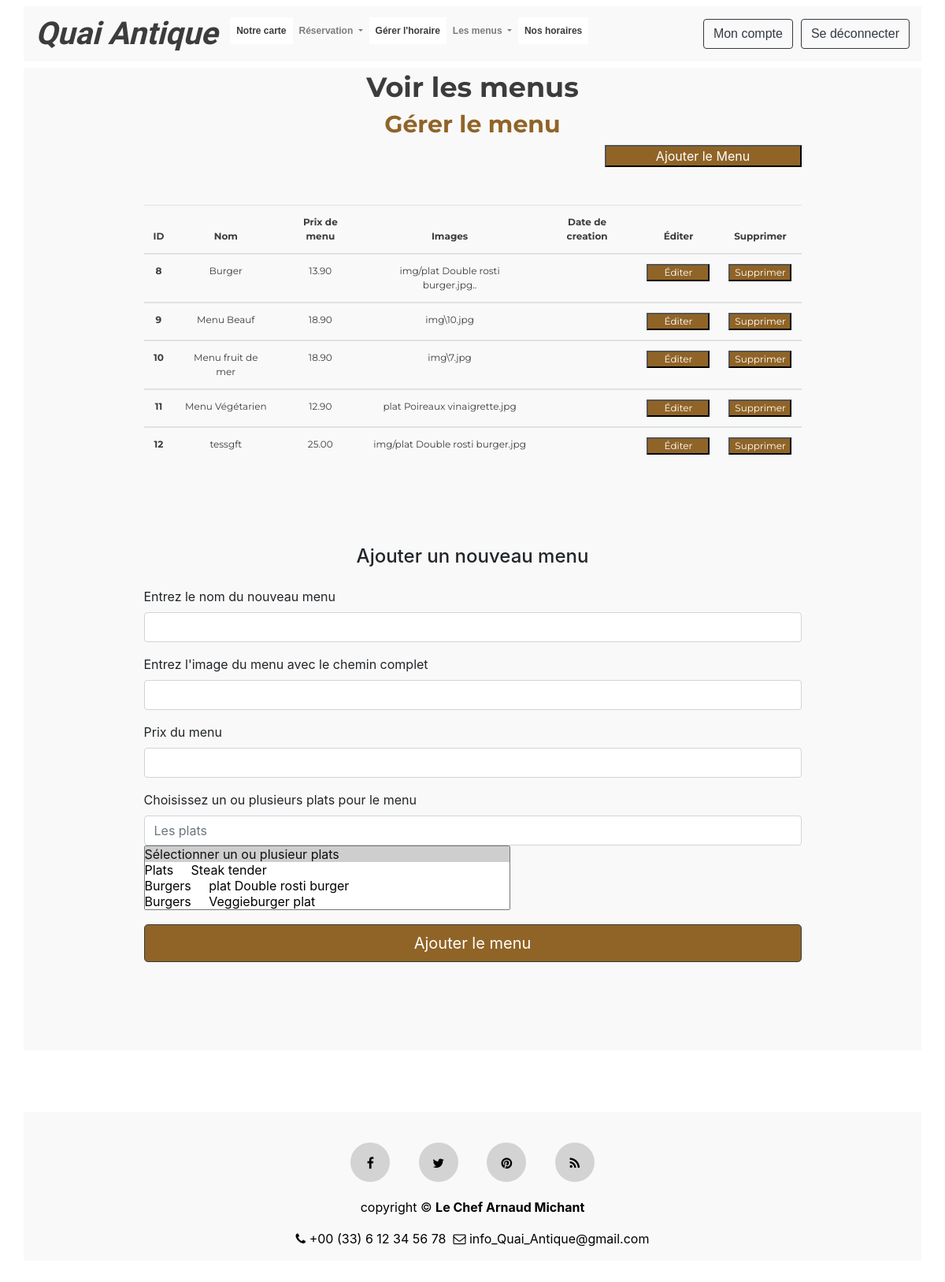
The page /view_menu.php (signed in) on the database as committed earlier.
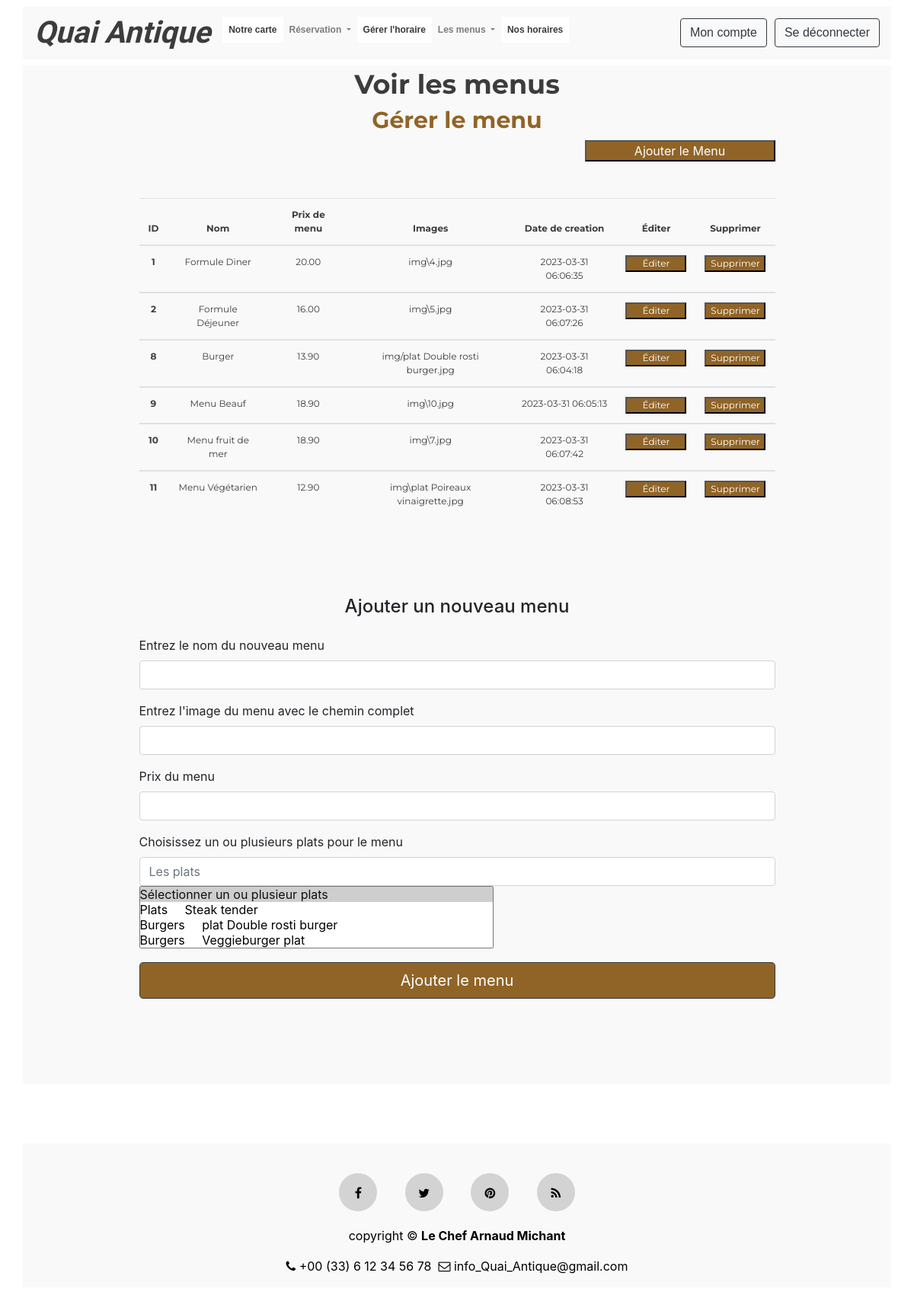
The same page on the database as committed later.
### tables this page shows
CREATE TABLE `menu` (
  `Id` int(11) NOT NULL,
  `name` varchar(200) NOT NULL,
  `price` decimal(10,2) NOT NULL,
  `menusession` varchar(100) DEFAULT NULL,
  `creationdate` timestamp NOT NULL DEFAULT CURRENT_TIMESTAMP ON UPDATE CURRENT_TIMESTAMP,
  `image` varchar(200) NOT NULL
);

### manage.menu.inc.php (the view, shortened to what this page needs)
<?php
require 'includes/dbh.inc.php';
echo '
<div class="container">
    <h4 class="text-center menuSubTitle">Gérer le menu<br></h4>
    <div class="col-md-12 offset-md-0"> ';
    echo" <div style='text-align: right;'><button class='foodaddbutton' type='button'><a href='#menuform'>Ajouter le Menu</button></a></div><br><br>";
    if(isset($_SESSION['role']) ){$role=($_SESSION['role']); };
    if( (isset($_SESSION['user_id']) && (isset($_SESSION['role']))  )) {
        if($role==2){
            $sql = "SELECT * FROM menu";
            $result = $conn->query($sql);
            if ($result->num_rows > 0) {
                echo'
                <table class="table table-hover table-responsive-sm text-center">
                    <thead>
                        <tr>
                            <th scope="col" class="schedulehour">ID</th>
                            <th scope="col" class="schedulehour">Nom </th>
                            <th scope="col" class="schedulehour">Prix de menu</th>
                            <th scope="col" class="schedulehour">Images</th>
                            <th scope="col" class="schedulehour">Date de creation</th>
                            <th scope="col" class="schedulehour">Éditer</th>
                            <th scope="col" class="schedulehour">Supprimer</th>
                        </tr>
                    </thead> ';
                while($row = $result->fetch_assoc()) {
                    echo"
                    <tbody>
                        <tr>
                            <th scope='row' class='schedulehour'>".$row["Id"]."</th>
                            <td class='schedulehour'>".$row["name"]."</td>
                            <td class='schedulehour'>".$row["price"]."</td>
                            <td class='schedulehour'>".$row["image"]."</td>
                            <td class='schedulehour'>".$row["creationdate"]."</td>
                            <td class='schedulehour'>
                                <button class='reservupdatebutton' type='button'><a href=edit.menu.inc.php?menuedit-submit=1&menu_id=".$row["Id"]."&signature=".$row["signature"]."&action=update>Éditer
                                </button>
                            </td>
                            <td class='schedulehour'>
                                <button class='reservupdatebutton' type='button'><a href=includes/delete.php?menudelete-submit=1&menu_id=".$row["Id"]."&action=delete  onclick='return confirm('Etes-vous sûr que vous voulez supprimer?')'>Supprimer
                                </button>
                            </td>
                        </tr>
                    </tbody>";
                }
                echo "</table>";
            }
            else {
                echo "<p class='text-white text-center bg-danger'>Votre liste de réservation est vide !<p>";
            }
        }
    }
    if(isset($_SESSION['user_id'])){
        if($_SESSION['role']==2){
            if( isset($_POST['submit-addmenu'] ) ){
                echo '<h5 class="bg-danger text-center">Le nom du bouton "submit-addmenu" est cliqué</h5>';
            } else {
                echo'  <div id="menuform"></div><br><br><br>
                <div class="menu-form">
                    <form action="includes\menu.inc.php" method="post">
                        <div class="row form-group">
                            <div class="col"><h4>Ajouter un nouveau menu</h4> </div>';
                            echo'</div>
                        <input type="hidden" class="form-control" name="menuid" value="'. $_SESSION['user_id'] .'" required="required">
                        <div class="form-group">
                            <label>Entrez le nom du nouveau menu</label>
                            <input type="text" class="form-control" name="menuname" id="menuname" required="required">
                        </div>
                        <div class="form-group">
                            <label>Entrez l\'image du menu avec le chemin complet</label>
                            <input type="text" class="form-control" name="menuimage" id="menuimage" required="required">
                        </div>
                        <div class="form-group">
                            <label for="menuprice">Prix du menu</label>
                            <input type="number" class="form-control" name="menuprice" id="menuprice" step="any" required="required">
                        </div>
                        <div class="form-group">
                            <label for="foodid" class="form-label">Choisissez un ou plusieurs plats pour le menu</label>
                            <input class="form-control" list="foodOptions" id="foodid" name="menufood[]" placeholder="Les plats">
                            <select multiple id="foodoptions"  name="menufood[]">
                                <option selected>Sélectionner un ou plusieur plats</option>';
                            require 'includes/dbh.inc.php';
                            $sql = "SELECT f.name AS fname, f.Id AS id, c.name AS cname FROM foods f LEFT JOIN category AS c ON f.category_id=c.Id";
                            $result = $conn->query($sql);
                            if ($result->num_rows > 0) {
                                while($row = $result->fetch_assoc()) {
                                    echo '<option value="' . $row['Id'] . '">' . $row['cname'] .'&nbsp;&nbsp;&nbsp;&nbsp; '. $row['fname'] . '</option>';
                                }
                            }
                            echo'
                            </select>
                        </div>
                        <div class="form-group">
                            <button type="submit" name="submit-addmenu" id="submit-addmenu" class="btn btn-dark btn-lg btn-block">Ajouter le menu</button>
                        </div>
                    </form>
                    <br><br>
                </div>';
            }
        }
        else {
            echo '<p class="text-center"><br>Vous n\'avez aucune autorisation<br><br></p>';
        }
    }
?>
    </div>
</div>
<br><br>

### header.php (shortened to what this page needs)
<!DOCTYPE html>
<html lang="en">
    <head>
        <link href="css/style.css" rel="stylesheet" type="text/css">
        <link href="css/font-awesome.css" rel="stylesheet">
        <link href="css/style.css" rel="stylesheet" type="text/css">
        <link rel="stylesheet" href="https://stackpath.bootstrapcdn.com/bootstrap/4.1.0/css/bootstrap.min.css">
        <link rel="stylesheet" href="https://cdnjs.cloudflare.com/ajax/libs/font-awesome/4.7.0/css/font-awesome.min.css">
	</head>
    <body>
        <nav class="navbar navbar-expand-md navbar-light fixed-top">
            <div class="container">
                <a class="navbar-brand" href="index.php">
                    <strong><em>Quai Antique</em></strong>
                </a>
                <div class="collapse navbar-collapse" id="navi">
                    <ul class="navbar-nav mr-auto">
                        <?php
                        if(isset($_SESSION['user_id'])) {
                            echo'
                            <li class="nav-item">
                                <a class="nav-link" href="view_carte.php" >Notre carte</a>
                            </li>'  ;
                            if($_SESSION['role']==2) {
                                echo'
                                <div class="dropdown nav-item">
                                    <label class="dropdown-toggle nav-link" type="text" id="dropdownReservationButton" data-toggle="dropdown" aria-haspopup="true" aria-expanded="false">
                                        Réservation
                                    </label>
                                    <div class="dropdown-menu" aria-labelledby="dropdownReservationButton">
                                        <a class="dropdown-item nav-link" href="reservation.php">Nouvelle réservation</a>
                                        <a class="dropdown-item nav-link" href="view_reservations.php?ownreservation=1">voir sa propre réservation</a>
                                        <a class="dropdown-item nav-link" href="view_reservations.php?ownreservation=0">Voir les réservations</a>
                                    </div>
                                </div>
                                <li class="nav-item">
                                    <a class="nav-link" href="schedule.php" >Gérer l\'horaire</a>
                                </li>
                                <div class="dropdown nav-item">
                                    <label class="dropdown-toggle nav-link" type="text" id="dropdownMenuButton" data-toggle="dropdown" aria-haspopup="true" aria-expanded="false">
                                        Les menus
                                    </label>
                                    <div class="dropdown-menu" aria-labelledby="dropdownMenuButton">
                                        <a class="dropdown-item nav-link" href="view_menu.php">Gérer les menus</a>
                                        <a class="dropdown-item nav-link" href="view_food.php">Gérer les plats</a>
                                    </div>
                                </div>
                                <li class="nav-item">
                                    <a class="nav-link" href="index.php#footer">Nos horaires</a>
                                </li>'  ;
                            }
                        }    ?>
                    </ul>
                    <?php
                    if(isset($_SESSION['user_id'])){
                        echo '
                        <form class="navbar-form navbar-right" action="index.php#myModal_edit" method="post">
                            <button type="submit" name="logout-submit" class="btn btn-outline-dark">
                            <a class="nav-link" data-toggle="modal" data-target="#myModal_edit" id="edit" style="padding:0;">Mon compte</a>
                            </button>
                        </form><div style="width:10px;text-align: right;"></div>
                        <form class="navbar-form navbar-right" action="includes/logout.inc.php" method="post">
                            <button type="submit" name="logout-submit" class="btn btn-outline-dark">Se déconnecter</button>
                        </form>' ;
                    }  ?>
                </div>
            </div>
        </nav>

### view_menu.php (shortened to what this page needs)
<?php
require "header.php";
?>
<br><br>
<div class="container">
    <h4 class="text-center menuTitle"><br>Voir les menus</h4>
    <div class="col-md-10 offset-md-1">
        <?php
        if(isset($_SESSION['user_id'])){
            require 'manage.menu.inc.php';
        }
        else {
            echo '<p class="text-center"><br>Vous n\'avez aucune autorisation<br><br></p>';
        }
        ?>
    </div>
</div>
<br><br>
<?php
require "footer.php";
?>

### footer.php (shortened to what this page needs)
    <footer class="footer" id="footer">
      <div class="container"><br>
          <div class="row">
              <div class="col-sm-12 text-center">
                  <div class="social-icon">
                      <a href="index.php"><i class="fa fa-facebook"></i></a>
                      <a href="index.php"><i class="fa fa-twitter"></i></a>
                      <a href="index.php"><i class="fa fa-pinterest"></i></a>
                      <a href="index.php"><i class="fa fa-rss"></i></a>
                  </div>
                  <div class="copyright">
                      <p class="white"> copyright &copy; <b>Le Chef Arnaud Michant</b></p>
                      <p><i class="fa fa-phone"></i> +00 (33) 6 12 34 56 78 &nbsp;<i class="fa fa-envelope-o"></i> info_Quai_Antique@gmail.com</p>
                  </div>
              </div>
          </div>
      </div>
    </footer>
  </body>
</html>

### css/style.css (style rules this page uses)
* { margin:0; padding:0; }
body { overflow-y: scroll; overflow-x: scroll; }
h4 { text-align: center; font-family: 'Lora', serif; font-size: 35px; color: #3c3c3c; }
.schedulehour { padding: auto; margin: 0 !important; font-family: 'Montserrat', sans-serif; font-size: 12px; color: #3c3c3c; text-align: center; }
.container { background: #f9f9f9; }
a:link { color: white; }
.navbar { background-color:white; }
.navbar .container .navbar-brand { font-family: 'Petit Formal Script', cursive; font-size: 40px; font-weight: bold; color: #3c3c3c; }
.navbar .container .navbar-form, .navbar .container .collapse, .navbar .container .authentification #signup, .navbar .container .authentification #signin { font-family: 'Hind Madurai', sans-serif; font-size: 12px; font-weight: bold; color: #3c3c3c; text-align: center; }
.navbar .navbar-nav .nav-item a { background-color: white !important; font-weight: bold !important; color:#3A3B3B !important; }
.navbar .container .collapse .dropdown, .navbar .container .collapse .dropdown .nav-link a { font-family: 'Hind Madurai', sans-serif !important; font-size: 12px !important; font-weight: bold !important; color: #3c3c3c !important; text-align: center !important; }
.reservupdatebutton { width: 80px; color: #906427 !important; background-color: #906427 !important; }
.reservupdatebutton a { color: white; }
.reservupdatebutton a:link { color: white !important; }
.foodaddbutton { width: 250px; background-color: #906427; }
.foodaddbutton a { color: white !important; }
.btn-dark { background-color: #906427 !important; }
.menuTitle { font-family: 'Montserrat', sans-serif; font-size: 35px; font-weight: bold; color: #3c3c3c; text-align: center; }
.menuSubTitle { font-family: 'Montserrat', sans-serif; font-size: 30px; font-weight: bold; color: #906427; text-align: center; }
.row { margin: 15px; }
.nav-link { cursor:pointer; }
.footer { padding-top:30px; padding-bottom:30px; color:black; }
.social-icon a { margin:0 16px 20px 16px; display:inline-block; }
.social-icon .fa { color:black; width:50px; height:50px; border-radius:50%; background:lightgray; line-height: 2; transition: .3s; border:10px solid lightgray; }

Rows that differ between the two databases and show on the page:
removed menu: Id "12", name "tessgft", price "25.00", image "img/plat Double rosti burger.jpg"
added menu: Id "1", name "Formule Diner", price "20.00", image "img\\4.jpg", creationdate "2023-03-31 06:06:35"
added menu: Id "2", name "Formule Déjeuner", price "16.00", image "img\\5.jpg", creationdate "2023-03-31 06:07:26"
changed menu "Burger": image "img/plat Double rosti burger.jpg.." → "img/plat Double rosti burger.jpg"; creationdate (not shown) → "2023-03-31 06:04:18"
changed menu "Menu Beauf": creationdate (not shown) → "2023-03-31 06:05:13"
changed menu "Menu fruit de mer": creationdate (not shown) → "2023-03-31 06:07:42"
changed menu "Menu Végétarien": image "plat Poireaux vinaigrette.jpg" → "img\\plat Poireaux vinaigrette.jpg"; creationdate (not shown) → "2023-03-31 06:08:53"
